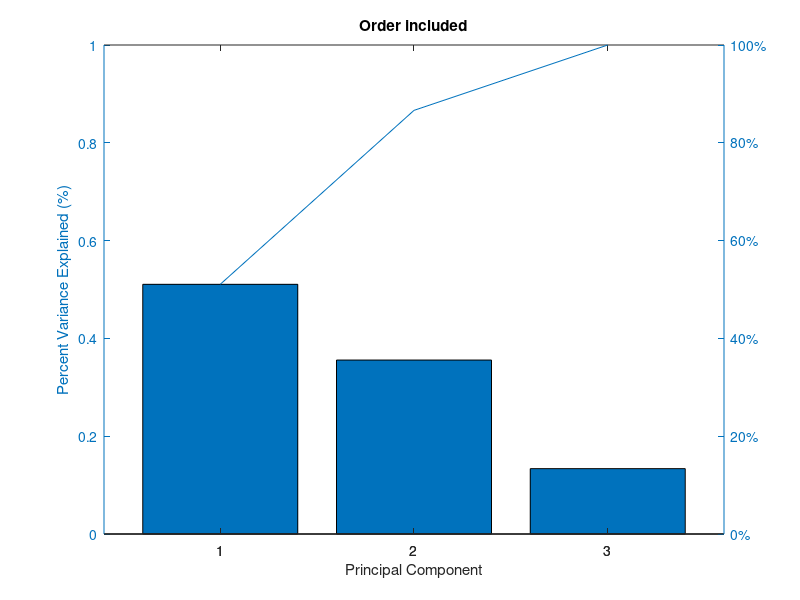
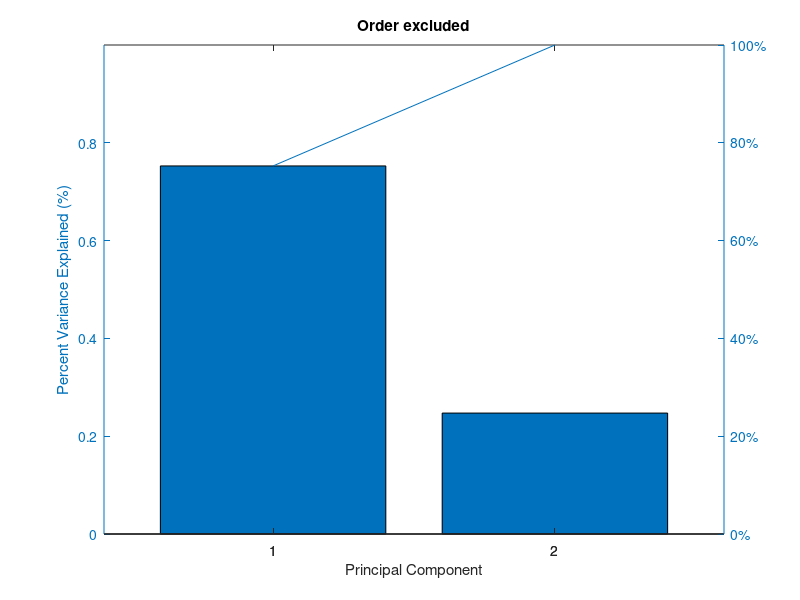

Here is the MATLAB script that generated these plots, in order:
pAyBy = repmat([1 1 0],49,1);
pAyBn = repmat([1 0 0],4,1);
pAnBy = repmat([0 1 0],19,1);
pAnBn = repmat([0 0 0],29,1);
pByAy = repmat([1 1 1],56,1);
pByAn = repmat([1 0 1],20,1);
pBnAy = repmat([0 1 1],3,1);
pBnAn = repmat([0 0 1],21,1);

dt = [pAyBy;pAyBn;pAnBy;pAnBn;pByAy;pByAn;pBnAy;pBnAn];
dtz = zscore(dt);
[COEFF_mat1,SCORE_mat,latent_vect] = pca(dtz); COEFF_mat1 %display PCs
dt_nw =  SCORE_mat * COEFF_mat1'; PVE = latent_vect./sum(latent_vect);
cumPVE = cumsum(latent_vect)./sum(latent_vect);
figure; pareto(PVE); title('Order included');
xlabel('Principal Component');ylabel('Percent Variance Explained (%)')

dt2 = dt(:,1:2);
dtz = zscore(dt2);
[COEFF_mat2,SCORE_mat,latent_vect] = pca(dtz); COEFF_mat2 %display PCs
dt_nw =  SCORE_mat * COEFF_mat2'; PVE = latent_vect./sum(latent_vect);
cumPVE = cumsum(latent_vect)./sum(latent_vect);
figure; pareto(PVE); title('Order excluded');
xlabel('Principal Component');ylabel('Percent Variance Explained (%)')

% COEFF_mat1 =
% 
%     0.7240    0.0974    0.6829
%     0.6510   -0.4241   -0.6296
%     0.2283    0.9004   -0.3704
% 
% 
% COEFF_mat2 =
% 
%     0.7071   -0.7071
%     0.7071    0.7071
